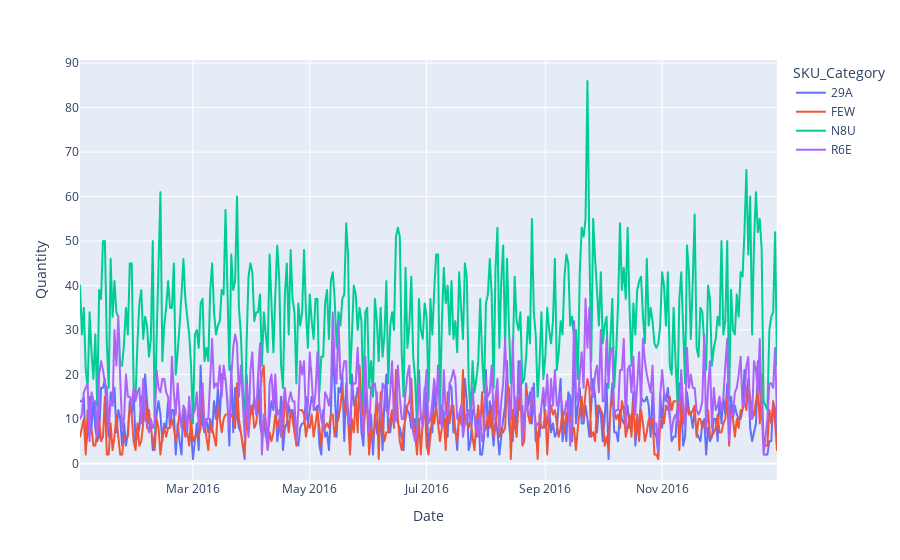

Notebook cell for this chart:
### Code cell
fig = px.line(df, x='Date', y='Quantity',color = 'SKU_Category')
fig.show()

### Figure 1 — Plotly figure (JSON) as saved in the notebook; plotly's stock layout.template omitted (floating-point values rounded to 4 significant figures; data arrays with more than 128 entries replaced by an {"elided": "..."} marker saying what was removed)
{"data": [{"hovertemplate": "SKU_Category=29A<br>Date=%{x}<br>Quantity=%{y}<extra></extra>", "legendgroup": "29A", "line": {"color": "#636efa", "dash": "solid"}, "marker": {"symbol": "circle"}, "mode": "lines", "name": "29A", "showlegend": true, "type": "scattergl", "x": {"elided": "363 str values"}, "xaxis": "x", "y": {"elided": "363 int values"}, "yaxis": "y"}, {"hovertemplate": "SKU_Category=FEW<br>Date=%{x}<br>Quantity=%{y}<extra></extra>", "legendgroup": "FEW", "line": {"color": "#EF553B", "dash": "solid"}, "marker": {"symbol": "circle"}, "mode": "lines", "name": "FEW", "showlegend": true, "type": "scattergl", "x": {"elided": "363 str values"}, "xaxis": "x", "y": {"elided": "363 int values"}, "yaxis": "y"}, {"hovertemplate": "SKU_Category=N8U<br>Date=%{x}<br>Quantity=%{y}<extra></extra>", "legendgroup": "N8U", "line": {"color": "#00cc96", "dash": "solid"}, "marker": {"symbol": "circle"}, "mode": "lines", "name": "N8U", "showlegend": true, "type": "scattergl", "x": {"elided": "363 str values"}, "xaxis": "x", "y": {"elided": "363 int values"}, "yaxis": "y"}, {"hovertemplate": "SKU_Category=R6E<br>Date=%{x}<br>Quantity=%{y}<extra></extra>", "legendgroup": "R6E", "line": {"color": "#ab63fa", "dash": "solid"}, "marker": {"symbol": "circle"}, "mode": "lines", "name": "R6E", "showlegend": true, "type": "scattergl", "x": {"elided": "363 str values"}, "xaxis": "x", "y": {"elided": "363 int values"}, "yaxis": "y"}], "layout": {"legend": {"title": {"text": "SKU_Category"}, "tracegroupgap": 0}, "margin": {"t": 60}, "xaxis": {"anchor": "y", "domain": [0, 1], "title": {"text": "Date"}}, "yaxis": {"anchor": "x", "domain": [0, 1], "title": {"text": "Quantity"}}}}
